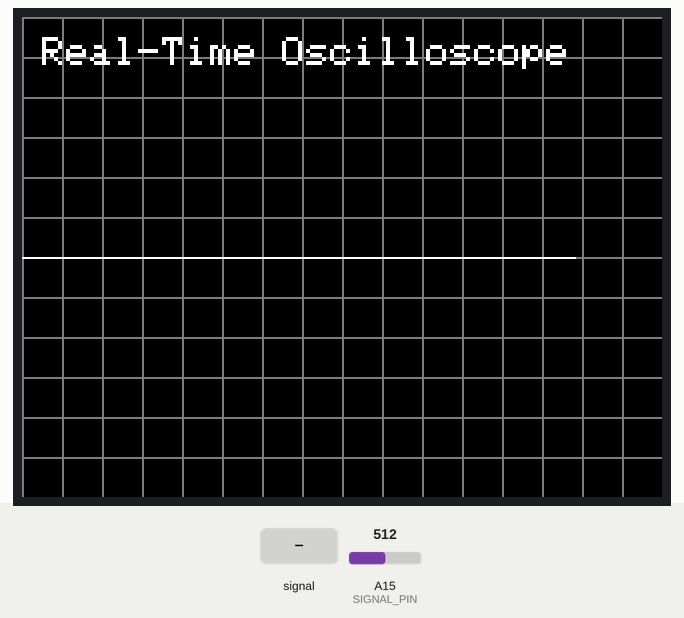
Simulated run of this sketch. Board: Arduino Mega 2560, built with avr-gcc and run on an emulated ATmega2560. On the bench: 320×240 colour display. The test bench sets the inputs (shaded band); at power-on: A15 (SIGNAL_PIN) = 512.

Above: at 1.21 s.
1.5 s: A15 (SIGNAL_PIN) fed a 200 Hz sine of ±81 counts around its level
At 1.78 s:
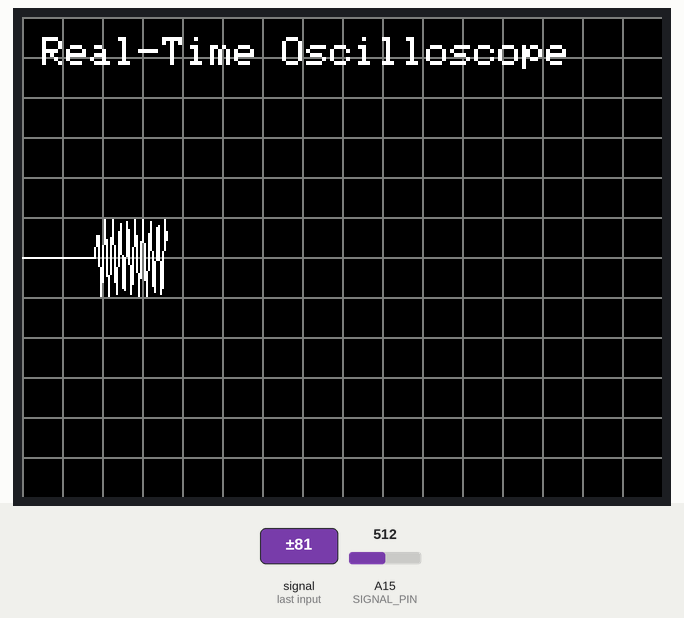
4.0 s: A15 (SIGNAL_PIN) set to 716
At 4.3 s:
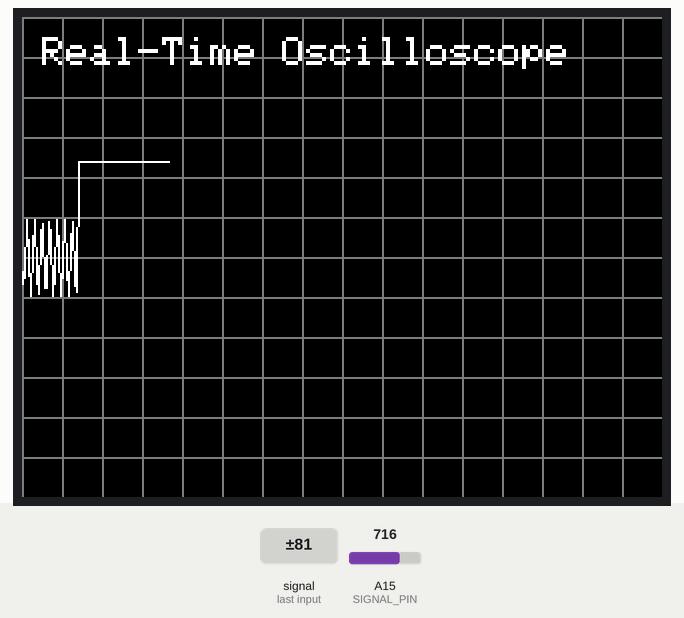
5.6 s: A15 (SIGNAL_PIN) fed a 1000 Hz sine of ±255 counts around its level
At 6.76 s:
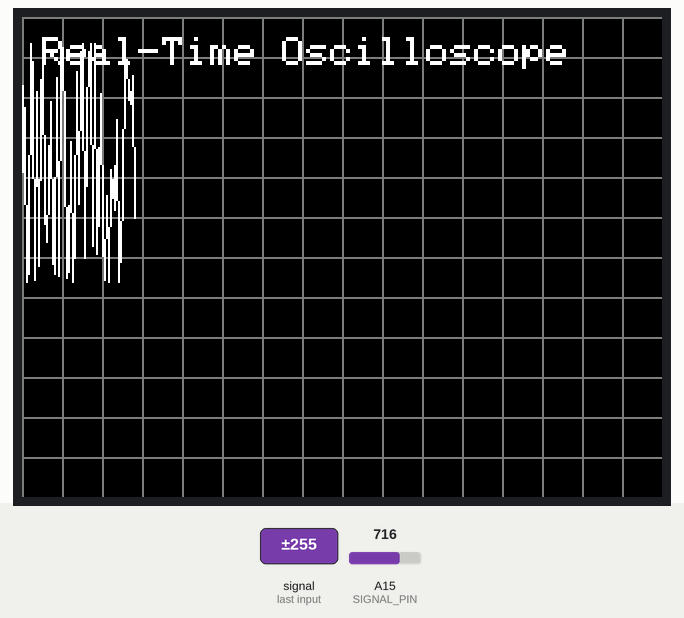
7.1 s: A15 (SIGNAL_PIN) set to 900
At 7.37 s:
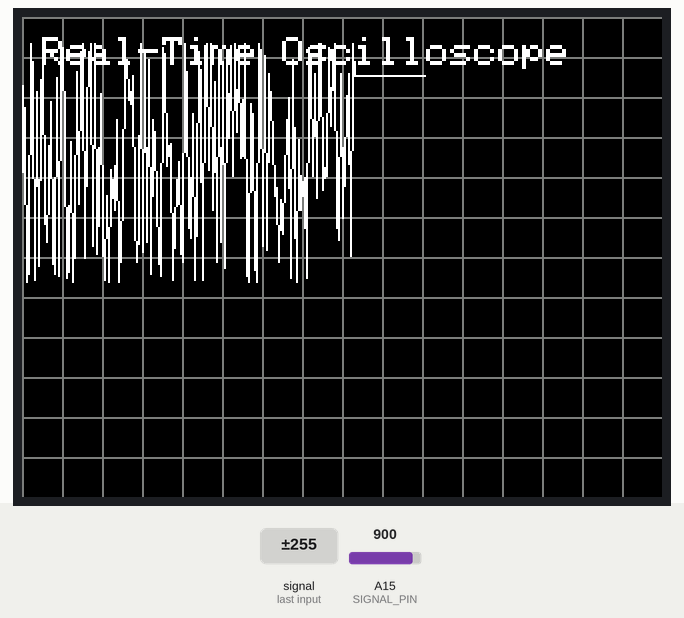
8.7 s: A15 (SIGNAL_PIN) set to 1023
At 9.24 s:
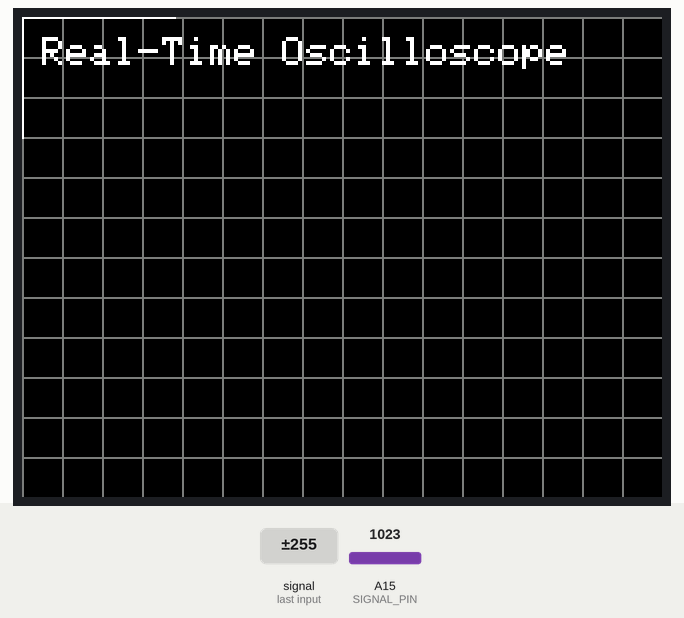
Timing chart, 0 to 11.5 s (numbered marks = the images above; inputs shaded):
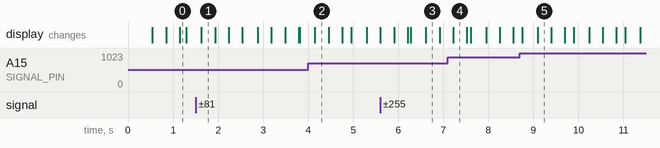

The sketch:

Real_Time_Oscilloscope.ino
```cpp
#include <Adafruit_GFX.h>
#include <MCUFRIEND_kbv.h>

#define LCD_CS A3
#define LCD_CD A2
#define LCD_WR A1
#define LCD_RD A0
#define LCD_RESET A4

MCUFRIEND_kbv tft;

#define SIGNAL_PIN A15

#define SCREEN_WIDTH 320
#define SCREEN_HEIGHT 240

void drawGrid() {
  tft.fillScreen(0x0000);

  // Vertical grid lines
  for (int x = 0; x < SCREEN_WIDTH; x += 20) {
    tft.drawLine(x, 0, x, SCREEN_HEIGHT, 0x7BEF);
  }

  // Horizontal grid lines
  for (int y = 0; y < SCREEN_HEIGHT; y += 20) {
    tft.drawLine(0, y, SCREEN_WIDTH, y, 0x7BEF);
  }
}

void setup() {
  Serial.begin(9600);

  uint16_t ID = tft.readID();
  tft.begin(ID);
  tft.setRotation(1);

  drawGrid();

  tft.setTextColor(0xFFFF);
  tft.setTextSize(2);
  tft.setCursor(10, 10);
  tft.print("Real-Time Oscilloscope");
}

void loop() {
  int x = 0;
  int lastY = SCREEN_HEIGHT / 2;

  while (x < SCREEN_WIDTH) {
    int rawValue = analogRead(SIGNAL_PIN);

    int y = map(rawValue, 0, 1023, SCREEN_HEIGHT - 1, 0);

    tft.drawLine(x - 1, lastY, x, y, 0xFFFF);

    lastY = y;
    x++;

    delay(3);
  }

  // Redraw the grid and title before the next trace
  drawGrid();

  tft.setTextColor(0xFFFF);
  tft.setTextSize(2);
  tft.setCursor(10, 10);
  tft.print("Real-Time Oscilloscope");
}
```
